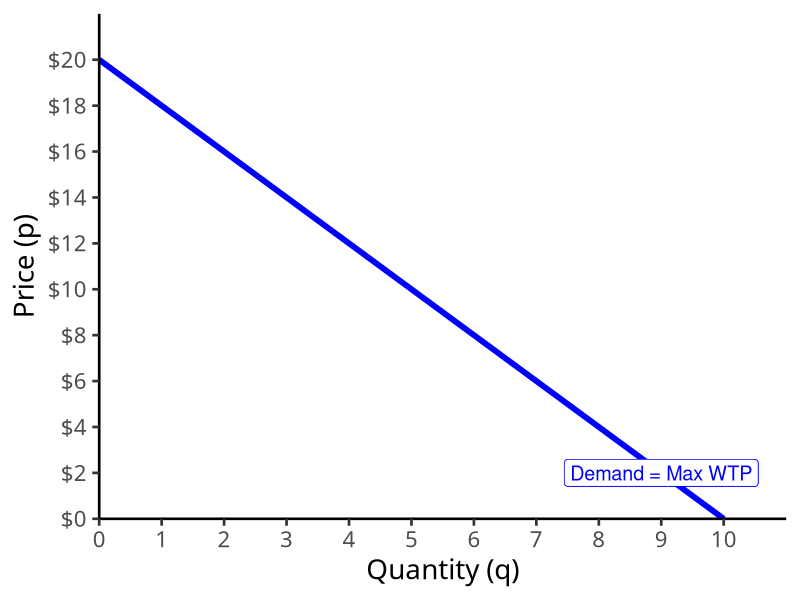
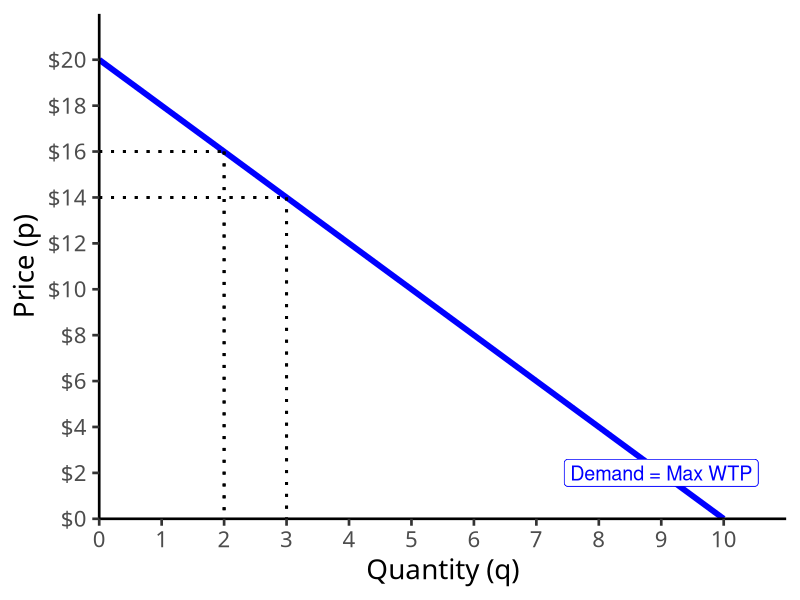
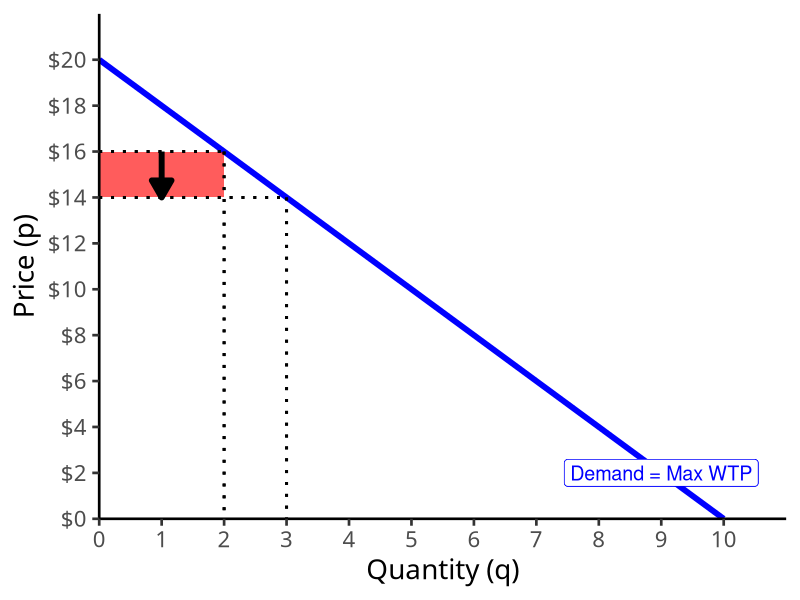
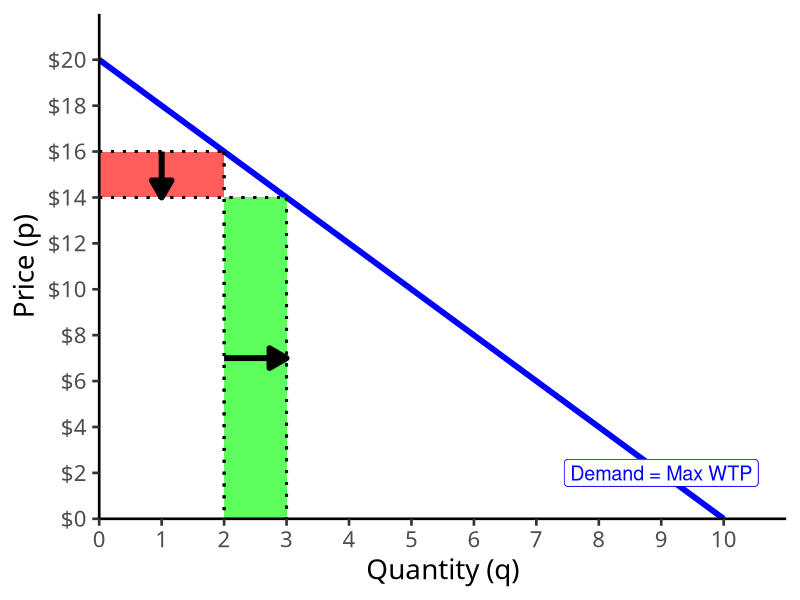
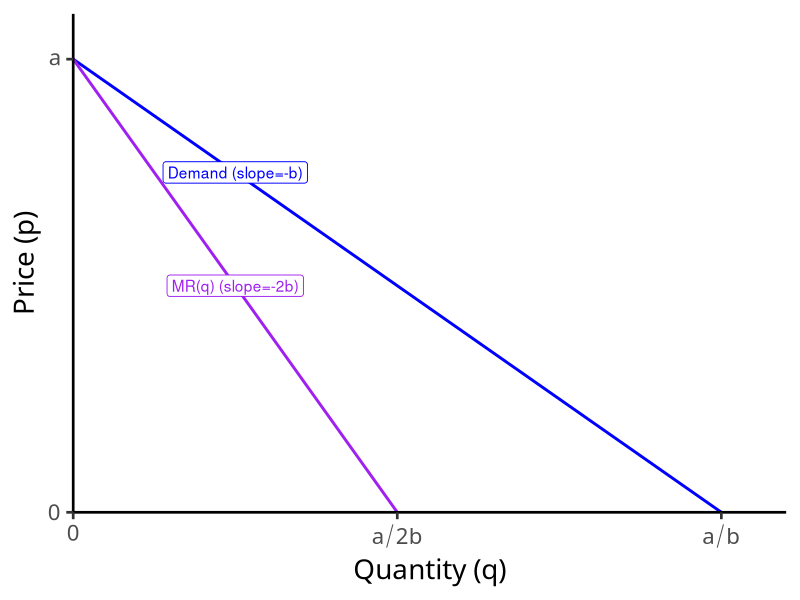
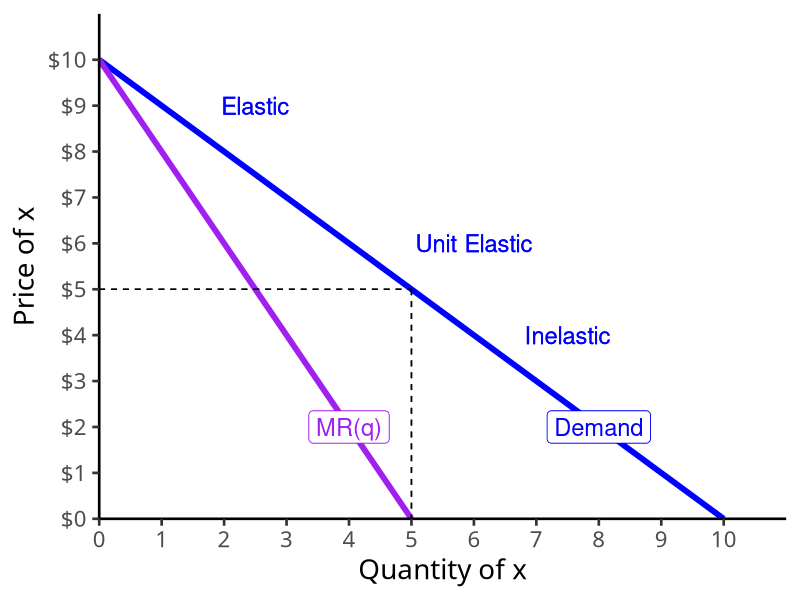
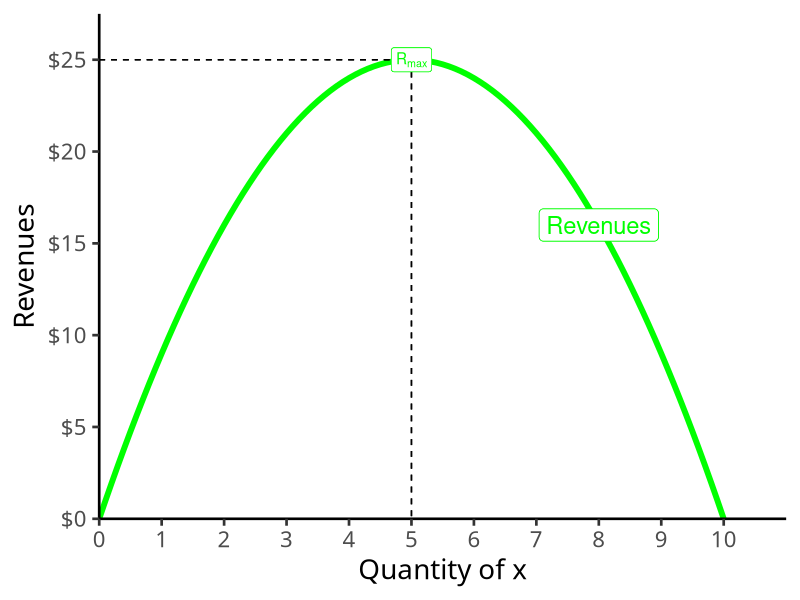
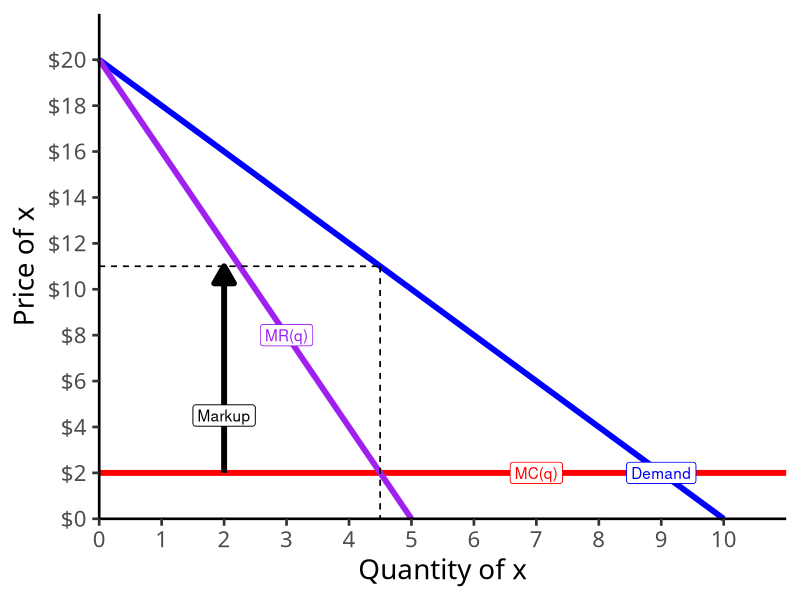

Write the R code that produced these figures, in order.
## ---- chunk 1
options(htmltools.dir.version = FALSE)
knitr::opts_chunk$set(echo = F,
                      warning = F,
                      message = F,
                      fig.retina = 3,
                      fig.align = "center")
library("tidyverse")
library("ggrepel")

theme_slides <- theme_light() + 
  theme(
    text = element_text(family = "Fira Sans", size = 24)
  )

## ---- chunk 2
demand=function(x){20-2*x}

graph<-ggplot(data.frame(x=c(0,10)), aes(x=x))+
  stat_function(fun=demand, geom="line", size=2, color = "blue")+
    geom_label(aes(x=9,y=demand(9)), color = "blue", label="Demand = Max WTP", size = 5)+
    scale_x_continuous(breaks=seq(0,10,1),
                     limits=c(0,10),
                     expand=expand_scale(mult=c(0,0.1)))+
  scale_y_continuous(breaks=seq(0,20,2),
                     limits=c(0,20),
                     expand=expand_scale(mult=c(0,0.1)),
                     labels = function(x){paste("$", x, sep="")})+
  labs(x = "Quantity (q)",
       y = "Price (p)")+
  theme_classic(base_family = "Fira Sans Condensed", base_size=20)
graph
## ---- chunk 3

graph+
  geom_segment(x=0, xend=2, y=16, yend=16, size=1, linetype="dotted")+
  geom_segment(x=2, xend=2, y=16, yend=0, size=1, linetype="dotted")+
  geom_segment(x=0, xend=3, y=14, yend=14, size=1, linetype="dotted")+
  geom_segment(x=3, xend=3, y=14, yend=0, size=1, linetype="dotted")
## ---- chunk 4

graph+
  geom_rect(xmin=0, xmax=2, ymin=14, ymax=16, fill="red", alpha=0.4)+
  geom_segment(x=0, xend=2, y=16, yend=16, size=1, linetype="dotted")+
  geom_segment(x=2, xend=2, y=16, yend=0, size=1, linetype="dotted")+
  geom_segment(x=0, xend=3, y=14, yend=14, size=1, linetype="dotted")+
  geom_segment(x=3, xend=3, y=14, yend=0, size=1, linetype="dotted")+
  annotate("segment", x = 1, xend = 1, y = 16, yend = 14, colour = "black", size=2, alpha=1, arrow=arrow(length=unit(0.5,"cm"), ends="last", type="closed"))
## ---- chunk 5

graph+
  geom_rect(xmin=0, xmax=2, ymin=14, ymax=16, fill="red", alpha=0.4)+
  geom_rect(xmin=2, xmax=3, ymin=0, ymax=14, fill="green", alpha=0.4)+
  geom_segment(x=0, xend=2, y=16, yend=16, size=1, linetype="dotted")+
  geom_segment(x=2, xend=2, y=16, yend=0, size=1, linetype="dotted")+
  geom_segment(x=0, xend=3, y=14, yend=14, size=1, linetype="dotted")+
  geom_segment(x=3, xend=3, y=14, yend=0, size=1, linetype="dotted")+
  annotate("segment", x = 1, xend = 1, y = 16, yend = 14, colour = "black", size=2, alpha=1, arrow=arrow(length=unit(0.5,"cm"), ends="last", type="closed"))+
  annotate("segment", x = 2, xend = 3, y = 7, yend = 7, colour = "black", size=2, alpha=1, arrow=arrow(length=unit(0.5,"cm"), ends="last", type="closed"))
## ---- chunk 6
MR=function(x){20-4*x}

#q_choke<-(a/b)
#MR_choke<-(a/(2*b))

ggplot(data.frame(x=c(0,10)), aes(x=x))+
  stat_function(fun=demand, geom="line", size=1, color="blue")+
  geom_label(x=2.5,y=demand(2.5), label="Demand (slope=-b)", color="blue")+
  stat_function(fun=MR, geom="line", size=1, color="purple")+
  geom_label(x=2.5,y=MR(2.5), label="MR(q) (slope=-2b)", color="purple")+
    scale_x_continuous(breaks = c(0,5,10),
                       labels = c(0,expression(a/2*b),expression(a/b)),
                       expand=expand_scale(mult=c(0,0.1)))+
  scale_y_continuous(breaks=c(0,20),
                     labels=c(0,expression(a)),
                     limits=c(0,20),
                     expand=expand_scale(mult=c(0,0.1)))+
  labs(x = "Quantity (q)",
       y = "Price (p)")+
  theme_classic(base_family = "Fira Sans Condensed", base_size=20)
## ---- chunk 7
demand=function(x){10-x}
mr=function(x){10-2*x}

ggplot(data.frame(x=c(0,10)), aes(x=x))+
  stat_function(fun=demand, geom="line", size=2, color = "blue")+
  geom_label(aes(x=8,y=demand(8)), color = "blue", label="Demand", size = 6)+
  stat_function(fun=mr, geom="line", size=2, color = "purple")+
  geom_label(aes(x=4,y=mr(4)), color = "purple", label="MR(q)", size = 6)+
  geom_text(aes(x=2.5,y=9), color = "blue", label="Elastic", size = 6)+
  geom_text(aes(x=7.5,y=4), color = "blue", label="Inelastic", size = 6)+
  geom_text(aes(x=6,y=6), color = "blue", label="Unit Elastic", size = 6)+
    scale_x_continuous(breaks=seq(0,10,1),
                     limits=c(0,10),
                     expand=expand_scale(mult=c(0,0.1)))+
  scale_y_continuous(breaks=seq(0,10,1),
                     limits=c(0,10),
                     expand=expand_scale(mult=c(0,0.1)),
                     labels = function(x){paste("$", x, sep="")})+
  # line at 5,5 
  geom_segment(aes(x=0,xend=5, y=5, yend=5), linetype="dashed")+
  geom_segment(aes(x=5,xend=5, y=5, yend=0), linetype="dashed")+
  
  labs(x = "Quantity of x",
       y = "Price of x")+
  theme_classic(base_family = "Fira Sans Condensed", base_size=20)
## ---- chunk 8
tr=function(x){10*x-x^2}

ggplot(data.frame(x=c(0,10)), aes(x=x))+
  stat_function(fun=tr, geom="line", size=2, color = "green")+
  geom_label(aes(x=8,y=tr(8)), color = "green", label="Revenues", size = 6)+
    scale_x_continuous(breaks=seq(0,10,1),
                     limits=c(0,10),
                     expand=expand_scale(mult=c(0,0.1)))+
  scale_y_continuous(breaks=seq(0,25,5),
                     limits=c(0,25),
                     expand=expand_scale(mult=c(0,0.1)),
                     labels = function(x){paste("$", x, sep="")})+
  # line at 5,5 
  geom_segment(aes(x=0,xend=5, y=25, yend=25), linetype="dashed")+
  geom_segment(aes(x=5,xend=5, y=25, yend=0), linetype="dashed")+
  
  geom_label(aes(x=5, y=25), color="green", label=expression(paste(R[max])))+
  #coord_cartesian(clip="off")+
  labs(x = "Quantity of x",
       y = "Revenues")+
  theme_classic(base_family = "Fira Sans Condensed", base_size=20)
## ---- chunk 9
demand_i=function(x){20-2*x}
mr_i=function(x){20-4*x}

ggplot(data.frame(x=c(0,10)), aes(x=x))+
  geom_hline(yintercept=2, size=2, color="red")+
  geom_label(x=7,y=2, color = "red", label="MC(q)")+
  stat_function(fun=demand_i, geom="line", size=2, color = "blue")+
  geom_label(x=9,y=demand_i(9), color = "blue", label="Demand")+
  stat_function(fun=mr_i, geom="line", size=2, color = "purple")+
  geom_label(x=3,y=mr_i(3), color = "purple", label="MR(q)")+
    scale_x_continuous(breaks=seq(0,10,1),
                     limits=c(0,10),
                     expand=expand_scale(mult=c(0,0.1)))+
  scale_y_continuous(breaks=seq(0,20,2),
                     limits=c(0,20),
                     expand=expand_scale(mult=c(0,0.1)),
                     labels = function(x){paste("$", x, sep="")})+
  # line at 4,6 
  geom_segment(aes(x=0,xend=4.5, y=11, yend=11), linetype="dashed")+
  geom_segment(aes(x=4.5,xend=4.5, y=11, yend=0), linetype="dashed")+
  
  #arrow down
  annotate("segment", x = 2, xend = 2, y = 2, yend = 11, colour = "black", size=2, alpha=1, arrow=arrow(length=unit(0.5,"cm"), ends="last", type="closed"))+
  geom_label(aes(x=2, y=4.5), color="black", label="Markup")+
  coord_cartesian(clip="off")+
  labs(x = "Quantity of x",
       y = "Price of x")+
  theme_classic(base_family = "Fira Sans Condensed", base_size=20)
## ---- chunk 10
demand_e=function(x){10-x}
mr_e=function(x){10-2*x}

ggplot(data.frame(x=c(0,10)), aes(x=x))+
  geom_hline(yintercept=2, size=2, color="red")+
  geom_label(x=7,y=2, color = "red", label="MC(q)")+
  stat_function(fun=demand_e, geom="line", size=2, color = "blue")+
  geom_label(x=9,y=demand_e(9), color = "blue", label="Demand")+
  stat_function(fun=mr_e, geom="line", size=2, color = "purple")+
  geom_label(x=3,y=mr_e(3), color = "purple", label="MR(q)")+
    scale_x_continuous(breaks=seq(0,10,1),
                     limits=c(0,10),
                     expand=expand_scale(mult=c(0,0.1)))+
  scale_y_continuous(breaks=seq(0,20,2),
                     limits=c(0,20),
                     expand=expand_scale(mult=c(0,0.1)),
                     labels = function(x){paste("$", x, sep="")})+
  # line at 4,6 
  geom_segment(aes(x=0,xend=4, y=6, yend=6), linetype="dashed")+
  geom_segment(aes(x=4,xend=4, y=6, yend=0), linetype="dashed")+
  
  #arrow down
  annotate("segment", x = 2, xend = 2, y = 2, yend = 6, colour = "black", size=2, alpha=1, arrow=arrow(length=unit(0.5,"cm"), ends="last", type="closed"))+
  geom_label(aes(x=2, y=4.5), color="black", label="Markup")+
  labs(x = "Quantity of x",
       y = "Price of x")+
  theme_classic(base_family = "Fira Sans Condensed", base_size=20)
## ---- chunk 11
MC=function(x){20*x+200}
AC=function(x){10*x+200+(1000/x)}
AVC=function(x){10*x+200}
Demand=function(x){500-5*x}
MR=function(x){500-10*x}

ggplot(data.frame(x=c(0,12)), aes(x=x))+
  stat_function(fun=MC, geom="line", color="red", size=1)+
  geom_label(x=5,y=MC(5), color = "red", label="MC(q)")+
  stat_function(fun=AC, geom="line", color="orange", size=1)+
  geom_label(x=2.5,y=AC(2.5), color = "orange", label="AC(q)")+
  stat_function(fun=AVC, geom="line", color="brown", size=1)+
  geom_label(x=5,y=AVC(5), color = "brown", label="AVC(q)")+
  stat_function(fun=Demand, geom="line", color="blue", size=1)+
  geom_label(x=18,y=Demand(18), color = "blue", label="Demand")+
  stat_function(fun=MR, geom="line", color="purple", size=1)+
  geom_label(x=18,y=MR(18), color = "purple", label="MR(q)")+
  geom_segment(aes(x=10,y=0),xend=10,yend=400,linetype=3, size=2)+

  scale_x_continuous(breaks=seq(0,20,2),
                     limits=c(0,20),
                     expand=c(0,0))+
  scale_y_continuous(breaks=seq(0,700,100),
                     limits=c(0,700),
                     expand=c(0,0),
                     labels=scales::dollar)+
  labs(x = "Quantity (q)",
       y = "Price (p)")+
  theme_classic(base_family = "Fira Sans Condensed", base_size=20)

## ---- chunk 12
ggplot(data.frame(x=c(0,12)), aes(x=x))+
  stat_function(fun=MC, geom="line", color="red", size=1)+
  geom_label(x=5,y=MC(5), color = "red", label="MC(q)")+
  stat_function(fun=AC, geom="line", color="orange", size=1)+
  geom_label(x=2.5,y=AC(2.5), color = "orange", label="AC(q)")+
  stat_function(fun=AVC, geom="line", color="brown", size=1)+
  geom_label(x=5,y=AVC(5), color = "brown", label="AVC(q)")+
  stat_function(fun=Demand, geom="line", color="blue", size=1)+
  geom_label(x=18,y=Demand(18), color = "blue", label="Demand")+
  stat_function(fun=MR, geom="line", color="purple", size=1)+
  geom_label(x=18,y=MR(18), color = "purple", label="MR(q)")+
  geom_segment(aes(x=10,y=0),xend=10,yend=450,linetype=3, size=2)+
  geom_segment(aes(x=0,y=450),xend=10,yend=450, linetype=3, size=2)+

  scale_x_continuous(breaks=seq(0,20,2),
                     limits=c(0,20),
                     expand=c(0,0))+
  scale_y_continuous(breaks=seq(0,700,100),
                     limits=c(0,700),
                     expand=c(0,0),
                     labels=scales::dollar)+
  labs(x = "Quantity (q)",
       y = "Price (p)")+
  theme_classic(base_family = "Fira Sans Condensed", base_size=20)

## ---- chunk 13
ggplot(data.frame(x=c(0,12)), aes(x=x))+
  stat_function(fun=MC, geom="line", color="red", size=1)+
  geom_label(x=5,y=MC(5), color = "red", label="MC(q)")+
  stat_function(fun=AC, geom="line", color="orange", size=1)+
  geom_label(x=2.5,y=AC(2.5), color = "orange", label="AC(q)")+
  stat_function(fun=AVC, geom="line", color="brown", size=1)+
  geom_label(x=5,y=AVC(5), color = "brown", label="AVC(q)")+
  stat_function(fun=Demand, geom="line", color="blue", size=1)+
  geom_label(x=18,y=Demand(18), color = "blue", label="Demand")+
  stat_function(fun=MR, geom="line", color="purple", size=1)+
  geom_label(x=18,y=MR(18), color = "purple", label="MR(q)")+
  geom_segment(aes(x=10,y=0),xend=10,yend=450,linetype=3, size=2)+
  geom_segment(aes(x=0,y=450),xend=10,yend=450, linetype=3, size=2)+
  
  geom_hline(yintercept=400, size=1, linetype="dashed")+
  geom_label(x=3,y=400, label="Break-even price", size =5, color="orange")+

  scale_x_continuous(breaks=seq(0,20,2),
                     limits=c(0,20),
                     expand=c(0,0))+
  scale_y_continuous(breaks=seq(0,700,100),
                     limits=c(0,700),
                     expand=c(0,0),
                     labels=scales::dollar)+
  labs(x = "Quantity (q)",
       y = "Price (p)")+
  theme_classic(base_family = "Fira Sans Condensed", base_size=20)

## ---- chunk 14
ggplot(data.frame(x=c(0,12)), aes(x=x))+
  stat_function(fun=MC, geom="line", color="red", size=1)+
  geom_label(x=5,y=MC(5), color = "red", label="MC(q)")+
  stat_function(fun=AC, geom="line", color="orange", size=1)+
  geom_label(x=2.5,y=AC(2.5), color = "orange", label="AC(q)")+
  stat_function(fun=AVC, geom="line", color="brown", size=1)+
  geom_label(x=5,y=AVC(5), color = "brown", label="AVC(q)")+
  stat_function(fun=Demand, geom="line", color="blue", size=1)+
  geom_label(x=18,y=Demand(18), color = "blue", label="Demand")+
  stat_function(fun=MR, geom="line", color="purple", size=1)+
  geom_label(x=18,y=MR(18), color = "purple", label="MR(q)")+
  geom_segment(aes(x=10,y=0),xend=10,yend=450,linetype=3, size=2)+
  geom_segment(aes(x=0,y=450),xend=10,yend=450, linetype=3, size=2)+
  
  geom_hline(yintercept=400, size=1, linetype="dashed")+
  geom_label(x=3,y=400, label="Break-even price", size =5, color="orange")+
  geom_hline(yintercept=200, size=1, linetype="dashed")+
  geom_label(x=16,y=200, label="Shut-down price", size =5, color="brown")+

  scale_x_continuous(breaks=seq(0,20,2),
                     limits=c(0,20),
                     expand=c(0,0))+
  scale_y_continuous(breaks=seq(0,700,100),
                     limits=c(0,700),
                     expand=c(0,0),
                     labels=scales::dollar)+
  labs(x = "Quantity (q)",
       y = "Price (p)")+
  theme_classic(base_family = "Fira Sans Condensed", base_size=20)

